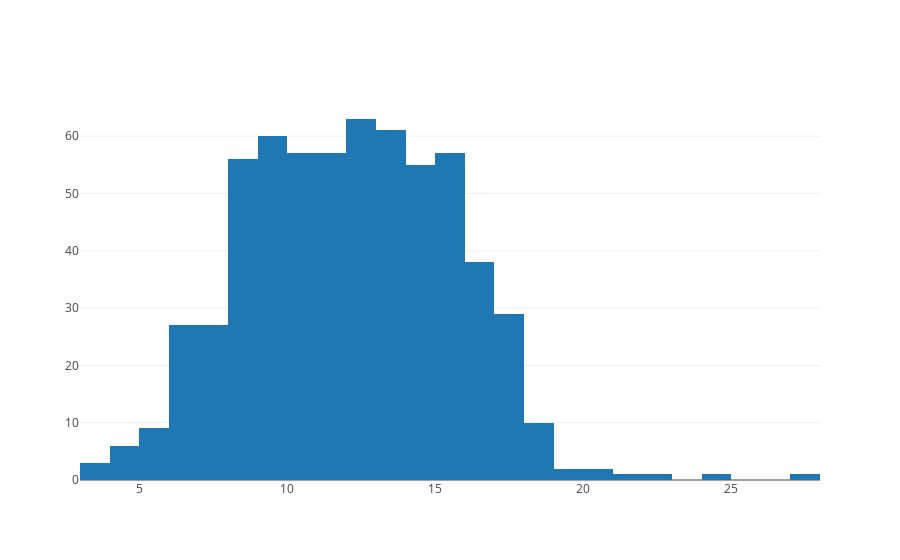

Notebook source saved alongside this figure:
### Code cell
data = [go.Histogram(x=predictors[predictorName])]
py.iplot(data)

### Figure 1 — Plotly figure (JSON) as saved in the notebook; plotly's stock layout.template omitted (floating-point values rounded to 4 significant figures; data arrays with more than 128 entries replaced by an {"elided": "..."} marker saying what was removed)
{"data": [{"type": "histogram", "uid": "d17efe30-be13-11e8-84b9-f24755073ba0", "x": {"elided": "632 float values"}}], "layout": {}}
